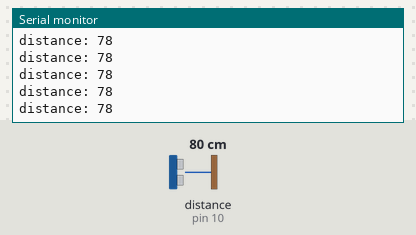
A sketch run on a simulated Arduino Uno, built with avr-gcc and run on an emulated ATmega328P. Shown: the last lines printed to the serial monitor. Wiring (inferred from the names in the program): ultrasonic range finder: trigger pin 9; echo pin 10. The test bench sets the inputs (shaded band); at power-on: distance to the obstacle (sensor on pin 10) 80 cm. The echo pulse lasts 58.3 µs per cm.

Above: at 1.2 s.
1.3 s: distance to the obstacle (sensor on pin 10) set to 2 cm
At 2.4 s:
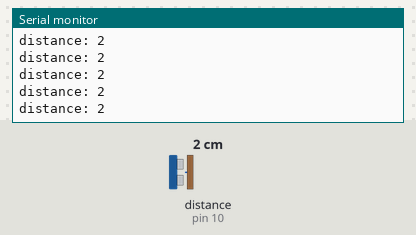
4.3 s: distance to the obstacle (sensor on pin 10) set to 120 cm
At 5.1 s:
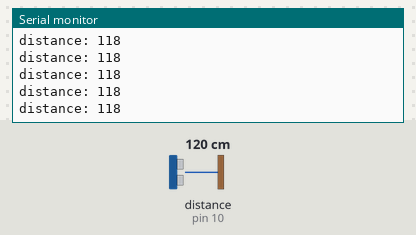
7.3 s: distance to the obstacle (sensor on pin 10) set to 4 cm
At 8.1 s:
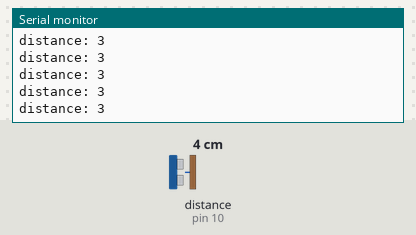
10.3 s: distance to the obstacle (sensor on pin 10) set to 18 cm
At 11.4 s:
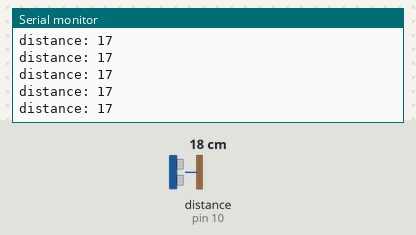
Timing chart, 0 to 13.3 s (numbered marks = the images above; inputs shaded):
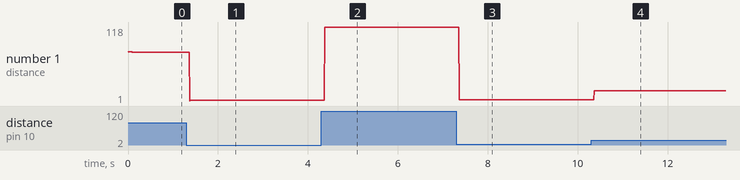

Measured:
- after the input at 1.3 s, the serial monitor: prints a new line after 0.07 s (image 1)
- after the input at 4.3 s, the serial monitor: prints a new line after 0.08 s (image 2)
- after the input at 7.3 s, the serial monitor: prints a new line after 0.07 s (image 3)
- after the input at 10.3 s, the serial monitor: prints a new line after 0.07 s (image 4)
- plotted number 1: 78 → 2 after the input at 1.3 s, 2 → 118 after the input at 4.3 s, 118 → 3 after the input at 7.3 s, 3 → 1 after the input at 10.3 s

The sketch:

ultra_sonic_code.ino
```cpp
const int trigpin = 9;
const int echopin = 10;

long duration;
int distance;


void setup()
{
 pinMode(trigpin,OUTPUT);
 pinMode(echopin,INPUT);
 Serial.begin(9600);
}

void loop()
{
 digitalWrite(trigpin,LOW);
 delayMicroseconds(2);

 digitalWrite(trigpin,HIGH);
 delayMicroseconds(10);

 digitalWrite(trigpin,LOW);

 duration=pulseIn(echopin,HIGH);
 distance=duration*0.034/2;
 Serial.print("distance: ");
 Serial.println(distance);
}
```
